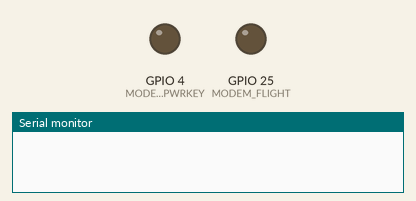
Bench run of a sketch on a simulated ESP32. On the bench: output pins drawn as LEDs (lit = HIGH), the last lines printed to the serial monitor. The modem accepts every AT command (registered, SIM ready, sends succeed) and sends nothing else.

Above: at 0.0 s.
At 1.4 s:
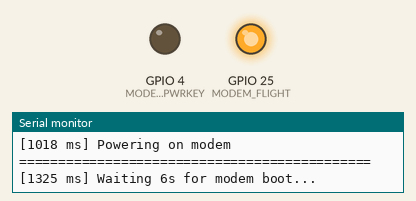
Timing chart, 0 to 2.9 s (numbered marks = the images above):
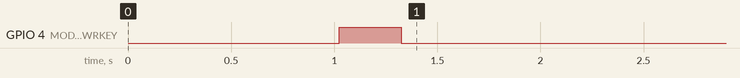

The sketch:

SpeedTalkDataDiagnostic.ino
```cpp
/*
 * SpeedTalk TopValue T3 Data Diagnostic
 *
 * One-shot diagnostic to determine whether SpeedTalk's TopValue T3 plan
 * provisions an IPv4 PDP context on the LILYGO T-SIM7600G-H, or whether
 * it remains IPv6-only like the old IoT Tracker Plan.
 *
 * Build target: ESP32 Dev Module
 * Board:        LILYGO T-SIM7600G-H
 */

#include <Arduino.h>

// ── Pins (verbatim from AntiTheftSystemLilygo.ino) ──────────
#define MODEM_TX        27
#define MODEM_RX        26
#define MODEM_PWRKEY     4
#define MODEM_DTR       32
#define MODEM_FLIGHT    25
#define MODEM_STATUS    34

// ── Aliases ──────────────────────────────────────────────────
#define SerialMon  Serial
#define SerialAT   Serial1

// ── APN list to test ─────────────────────────────────────────
const char* apnList[] = { "Wholesale", "wholesale", "stkmobi", "fast.t-mobile.com" };
const int   apnCount  = 4;

// ── AT command helper (verbatim from AntiTheftSystemLilygo.ino) ──
String sendAT(String cmd, String expect, unsigned long timeout) {
  while (SerialAT.available()) SerialAT.read();
  SerialAT.println(cmd);
  unsigned long start = millis();
  String resp;
  while (millis() - start < timeout) {
    while (SerialAT.available()) resp += (char)SerialAT.read();
    if (resp.indexOf(expect) >= 0) break;
    delay(10);
  }
  return resp;
}

// ── Helpers ──────────────────────────────────────────────────
void ts() {
  SerialMon.print("[");
  SerialMon.print(millis());
  SerialMon.print(" ms] ");
}

void printSection(const char* title) {
  SerialMon.println();
  SerialMon.println("=============================================");
  ts(); SerialMon.println(title);
  SerialMon.println("=============================================");
}

void printMinor(const char* title) {
  SerialMon.println();
  SerialMon.print("--- ");
  SerialMon.print(title);
  SerialMon.println(" ---");
}

void runAndPrint(const char* label, String cmd, unsigned long timeout) {
  String r = sendAT(cmd, "OK", timeout);
  r.trim();
  SerialMon.print("  ");
  SerialMon.print(label);
  SerialMon.print(": ");
  SerialMon.println(r);
}

// Check if a string looks like a dotted-quad IPv4 address
bool looksLikeIPv4(const String& s) {
  // Find any A.B.C.D pattern (digits separated by dots)
  int len = s.length();
  int dotCount = 0;
  int digitRun = 0;
  for (int i = 0; i < len; i++) {
    char c = s.charAt(i);
    if (c >= '0' && c <= '9') {
      digitRun++;
    } else if (c == '.' && digitRun > 0) {
      dotCount++;
      digitRun = 0;
    } else {
      if (dotCount >= 3 && digitRun > 0) return true;
      dotCount = 0;
      digitRun = 0;
    }
  }
  return (dotCount >= 3 && digitRun > 0);
}

// Extract the IP portion from +CGPADDR: 1,"<ip>" response
String extractAddr(const String& resp) {
  int idx = resp.indexOf("+CGPADDR:");
  if (idx < 0) return "";
  int q1 = resp.indexOf('"', idx);
  if (q1 < 0) {
    // Some firmware omits quotes: +CGPADDR: 1,10.x.x.x
    int comma = resp.indexOf(',', idx);
    if (comma < 0) return "";
    String tail = resp.substring(comma + 1);
    tail.trim();
    // Trim trailing OK
    int okIdx = tail.indexOf("OK");
    if (okIdx > 0) tail = tail.substring(0, okIdx);
    tail.trim();
    return tail;
  }
  int q2 = resp.indexOf('"', q1 + 1);
  if (q2 < 0) return resp.substring(q1 + 1);
  return resp.substring(q1 + 1, q2);
}

// ── Stored results ───────────────────────────────────────────
String winningApn = "";
String winningIp  = "";
String carrier    = "";
String fwVersion  = "";

// ─────────────────────────────────────────────────────────────
//  Setup — runs the entire diagnostic
// ─────────────────────────────────────────────────────────────
void setup() {
  SerialMon.begin(115200);
  delay(1000);

  // ── 1. Banner ──────────────────────────────────────────────
  printSection("SpeedTalk TopValue T3 Data Diagnostic");
  SerialMon.println("Purpose: determine if TopValue T3 provisions IPv4 PDP");
  SerialMon.println("Board:   LILYGO T-SIM7600G-H");

  // ── 2. Power on modem (same sequence as AntiTheftSystemLilygo.ino) ──
  printSection("Powering on modem");

  pinMode(MODEM_FLIGHT, OUTPUT); digitalWrite(MODEM_FLIGHT, HIGH);
  pinMode(MODEM_PWRKEY, OUTPUT); digitalWrite(MODEM_PWRKEY, HIGH);
  delay(300); digitalWrite(MODEM_PWRKEY, LOW);

  SerialAT.begin(115200, SERIAL_8N1, MODEM_RX, MODEM_TX);
  ts(); SerialMon.println("Waiting 6s for modem boot...");
  delay(6000);

  // ── 3. Wait for AT to respond ──────────────────────────────
  printSection("AT handshake (up to 10 retries)");
  bool online = false;
  for (int i = 0; i < 10; i++) {
    ts(); SerialMon.print("AT attempt "); SerialMon.println(i + 1);
    if (sendAT("AT", "OK", 1000).indexOf("OK") >= 0) {
      online = true;
      ts(); SerialMon.println("Modem responded OK");
      break;
    }
    delay(1000);
  }
  if (!online) {
    ts(); SerialMon.println("FATAL: Modem did not respond after 10 attempts.");
    SerialMon.println("Check wiring and power supply.");
    return;
  }

  // ── 4. ATE0 ────────────────────────────────────────────────
  sendAT("ATE0", "OK", 1000);
  ts(); SerialMon.println("Echo off (ATE0)");

  // Verbose errors
  sendAT("AT+CMEE=2", "OK", 1000);

  // ── 5. Modem identification block ──────────────────────────
  printSection("Modem Identification");
  runAndPrint("ATI (model)     ", "ATI", 3000);
  runAndPrint("AT+CGMR (fw)    ", "AT+CGMR", 3000);
  runAndPrint("AT+CIMI (IMSI)  ", "AT+CIMI", 3000);
  runAndPrint("AT+CCID (ICCID) ", "AT+CCID", 3000);
  runAndPrint("AT+CSQ  (signal)", "AT+CSQ", 3000);

  // Capture firmware for summary
  String fwResp = sendAT("AT+CGMR", "OK", 3000);
  fwVersion = fwResp;
  fwVersion.trim();

  // ── 6. Wait for network registration ──────────────────────
  printSection("Network Registration (up to 60s)");
  bool registered = false;
  ts(); SerialMon.print("Polling AT+CREG?");
  for (int i = 0; i < 30; i++) {
    String r = sendAT("AT+CREG?", "OK", 2000);
    if (r.indexOf(",1") >= 0 || r.indexOf(",5") >= 0) {
      registered = true;
      SerialMon.println();
      ts(); SerialMon.println("Registered!");
      ts(); SerialMon.println("Raw: " + r);
      break;
    }
    SerialMon.print(".");
    delay(2000);
  }
  if (!registered) {
    SerialMon.println();
    ts(); SerialMon.println("WARNING: Not registered after 60s. Continuing anyway...");
  }

  // Print carrier
  String copsResp = sendAT("AT+COPS?", "OK", 3000);
  copsResp.trim();
  ts(); SerialMon.println("Carrier (AT+COPS?): " + copsResp);
  carrier = copsResp;

  // Also check CGREG (packet-switched registration)
  String cgregResp = sendAT("AT+CGREG?", "OK", 2000);
  cgregResp.trim();
  ts(); SerialMon.println("PS reg (AT+CGREG?): " + cgregResp);

  // ── 7. Iterate APN list ────────────────────────────────────
  printSection("APN Testing");

  for (int a = 0; a < apnCount; a++) {
    const char* apn = apnList[a];
    SerialMon.println();
    SerialMon.print("--- Testing APN: ");
    SerialMon.print(apn);
    SerialMon.println(" ---");

    // 7a. Deactivate existing PDP
    ts(); SerialMon.println("Deactivating PDP (AT+CGACT=0,1)...");
    sendAT("AT+CGACT=0,1", "OK", 5000);  // ignore failures

    // 7b. Set context
    String cgdcontCmd = "AT+CGDCONT=1,\"IP\",\"" + String(apn) + "\"";
    ts(); SerialMon.println("Setting context: " + cgdcontCmd);
    String cgdcontResp = sendAT(cgdcontCmd, "OK", 3000);
    ts(); SerialMon.println("Response: " + cgdcontResp);

    // 7c. Activate
    ts(); SerialMon.println("Activating PDP (AT+CGACT=1,1)...");
    String cgactResp = sendAT("AT+CGACT=1,1", "OK", 15000);
    cgactResp.trim();
    ts(); SerialMon.println("Response: " + cgactResp);

    if (cgactResp.indexOf("OK") < 0) {
      ts(); SerialMon.println("ERROR: PDP activation failed for APN '" + String(apn) + "'");
      ts(); SerialMon.println("Raw: " + cgactResp);
      continue;
    }

    // 7d. Query address
    ts(); SerialMon.println("Querying address (AT+CGPADDR=1)...");
    String addrResp = sendAT("AT+CGPADDR=1", "OK", 5000);
    addrResp.trim();
    ts(); SerialMon.println("Raw response: " + addrResp);

    String addr = extractAddr(addrResp);
    ts(); SerialMon.println("Extracted address: '" + addr + "'");

    // 7e. Classify
    if (addr.length() == 0) {
      ts(); SerialMon.println("ERROR: No address returned for APN '" + String(apn) + "'");
      ts(); SerialMon.println("ERROR: " + addrResp);
      continue;
    }

    if (looksLikeIPv4(addr)) {
      SerialMon.println();
      SerialMon.println("**************************************************");
      ts(); SerialMon.println("*** SUCCESS *** APN '" + String(apn) + "' returned IPv4: " + addr);
      SerialMon.println("**************************************************");
      winningApn = String(apn);
      winningIp  = addr;
      break;
    }

    if (addr.indexOf(':') >= 0) {
      ts(); SerialMon.println("IPv6 only: " + addr);
      continue;
    }

    ts(); SerialMon.println("ERROR: unrecognized address format: " + addr);
  }

  // ── 8. Final summary ──────────────────────────────────────
  printSection("FINAL SUMMARY");

  if (winningApn.length() > 0) {
    SerialMon.println("  Result:   IPv4 PDP OBTAINED");
    SerialMon.println("  APN:      " + winningApn);
    SerialMon.println("  IPv4:     " + winningIp);
    SerialMon.println("  Carrier:  " + carrier);
    SerialMon.println("  Firmware: " + fwVersion);
    SerialMon.println();
    SerialMon.println("  Next step: HTTP connectivity test (ntfy.sh POST).");
  } else {
    // Check if we got any IPv6
    bool hadError = false;
    // Re-check: were there activations that succeeded but gave IPv6?
    // We can't re-test here, so give both messages.
    SerialMon.println("  Result:   NO IPv4 OBTAINED");
    SerialMon.println();
    SerialMon.println("  All APNs returned IPv6-only or errored.");
    SerialMon.println("  Consumer-tier provisioning did NOT fix the IPv6-only");
    SerialMon.println("  PDP problem, OR provisioning has not propagated yet.");
    SerialMon.println();
    SerialMon.println("  Next steps:");
    SerialMon.println("    1. Wait 24h and retry (provisioning propagation).");
    SerialMon.println("    2. Contact SpeedTalk support and ask for IPv4 PDP.");
    SerialMon.println("    3. Try AT&T-backed MVNO if SpeedTalk cannot provide IPv4.");
  }

  SerialMon.println();
  SerialMon.println("=============================================");
  ts(); SerialMon.println("Diagnostic complete. Serial output is stable.");
  SerialMon.println("=============================================");
}

// ─────────────────────────────────────────────────────────────
//  Loop — do nothing, output stands still for easy capture
// ─────────────────────────────────────────────────────────────
void loop() {
  delay(1000);
}
```
